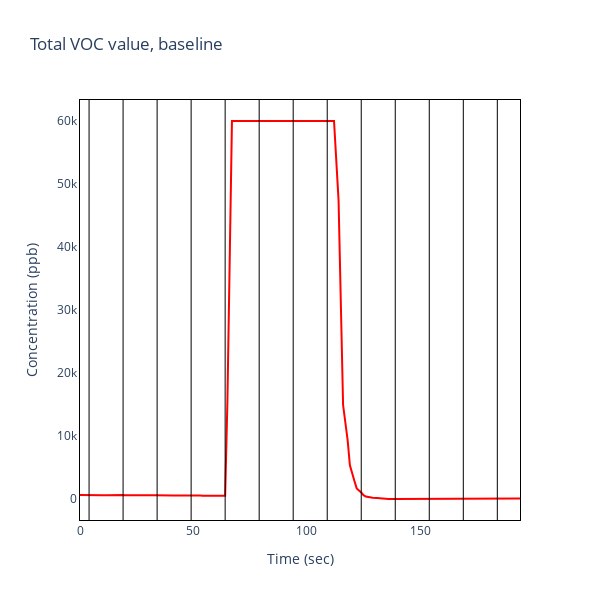

Source (notebook cell):
### Code cell
file_path = './Data/06.05.24/sensor_data_phase_1.csv'

# Read the CSV file, skipping the first row
df = pd.read_csv(file_path, skiprows=2, header=None)
# Rename the columns for clarity
df.columns = ['Time', 'VOC', 'SGP30', 'BME680']

# Convert the Time column to datetime format
df['Time'] = pd.to_datetime(df['Time'], format='%a %b %d %H:%M:%S %Y')

# Subtract the start time from all time values to start at zero
df['Time'] = df['Time'] - df['Time'].iloc[0]
# Convert the time difference to seconds
df['Time'] = df['Time'].dt.total_seconds()

# Create a scatter plot for the SGP30 sensor data
fig = go.Figure(data=go.Scatter(x=df['Time'], y=df['VOC'], mode='lines', line=dict(color='red')))
fig.update_layout(title='SGP30 Total VOC', xaxis_title='Time', yaxis_title='Concentration')

# Add vertical lines every 15 seconds
max_time = df['Time'].max()
shift = 4
for t in np.arange(0, max_time, 15):
    fig.add_shape(type="line", x0=t+shift, x1=t+shift, y0=0, y1=1, yref='paper', line=dict(color="Black", width=1))


fig.update_layout(
    title='Total VOC value, baseline',
    xaxis_title='Time (sec)',
    yaxis_title='Concentration (ppb)',
    legend=dict(
        x=1,
        y=1,
        xanchor='right',
        yanchor='top',
        font=dict(size=20)
    ),
    xaxis=dict(
        visible=True,
        linecolor='black',
        linewidth=1,
        mirror=True
    ),
    yaxis=dict(
        visible=True,
        linecolor='black',
        linewidth=1,
        mirror=True
    ),

    plot_bgcolor='rgba(0,0,0,0)',  # Set the plot background color to transparent

    width=600,  # Adjust the width as per your requirement
    height=600  # Adjust the height as per your requirement
)


fig.show()

# Save the plot as an .svg file
svg_file_path = './Images/06.05.24/phase_1_total_VOC.svg'
fig.write_image(svg_file_path)

### Figure 1 — Plotly figure (JSON) as saved in the notebook; plotly's stock layout.template omitted (floating-point values rounded to 4 significant figures; data arrays with more than 128 entries replaced by an {"elided": "..."} marker saying what was removed)
{"data": [{"line": {"color": "red"}, "mode": "lines", "type": "scatter", "x": {"elided": "138 int values"}, "y": {"elided": "138 int values"}}], "layout": {"height": 600, "legend": {"font": {"size": 20}, "x": 1, "xanchor": "right", "y": 1, "yanchor": "top"}, "plot_bgcolor": "rgba(0,0,0,0)", "shapes": [{"line": {"color": "Black", "width": 1}, "type": "line", "x0": 4, "x1": 4, "y0": 0, "y1": 1, "yref": "paper"}, {"line": {"color": "Black", "width": 1}, "type": "line", "x0": 19, "x1": 19, "y0": 0, "y1": 1, "yref": "paper"}, {"line": {"color": "Black", "width": 1}, "type": "line", "x0": 34, "x1": 34, "y0": 0, "y1": 1, "yref": "paper"}, {"line": {"color": "Black", "width": 1}, "type": "line", "x0": 49, "x1": 49, "y0": 0, "y1": 1, "yref": "paper"}, {"line": {"color": "Black", "width": 1}, "type": "line", "x0": 64, "x1": 64, "y0": 0, "y1": 1, "yref": "paper"}, {"line": {"color": "Black", "width": 1}, "type": "line", "x0": 79, "x1": 79, "y0": 0, "y1": 1, "yref": "paper"}, {"line": {"color": "Black", "width": 1}, "type": "line", "x0": 94, "x1": 94, "y0": 0, "y1": 1, "yref": "paper"}, {"line": {"color": "Black", "width": 1}, "type": "line", "x0": 109, "x1": 109, "y0": 0, "y1": 1, "yref": "paper"}, {"line": {"color": "Black", "width": 1}, "type": "line", "x0": 124, "x1": 124, "y0": 0, "y1": 1, "yref": "paper"}, {"line": {"color": "Black", "width": 1}, "type": "line", "x0": 139, "x1": 139, "y0": 0, "y1": 1, "yref": "paper"}, {"line": {"color": "Black", "width": 1}, "type": "line", "x0": 154, "x1": 154, "y0": 0, "y1": 1, "yref": "paper"}, {"line": {"color": "Black", "width": 1}, "type": "line", "x0": 169, "x1": 169, "y0": 0, "y1": 1, "yref": "paper"}, {"line": {"color": "Black", "width": 1}, "type": "line", "x0": 184, "x1": 184, "y0": 0, "y1": 1, "yref": "paper"}], "title": {"text": "Total VOC value, baseline"}, "width": 600, "xaxis": {"linecolor": "black", "linewidth": 1, "mirror": true, "title": {"text": "Time (sec)"}, "visible": true}, "yaxis": {"linecolor": "black", "linewidth": 1, "mirror": true, "title": {"text": "Concentration (ppb)"}, "visible": true}}}
